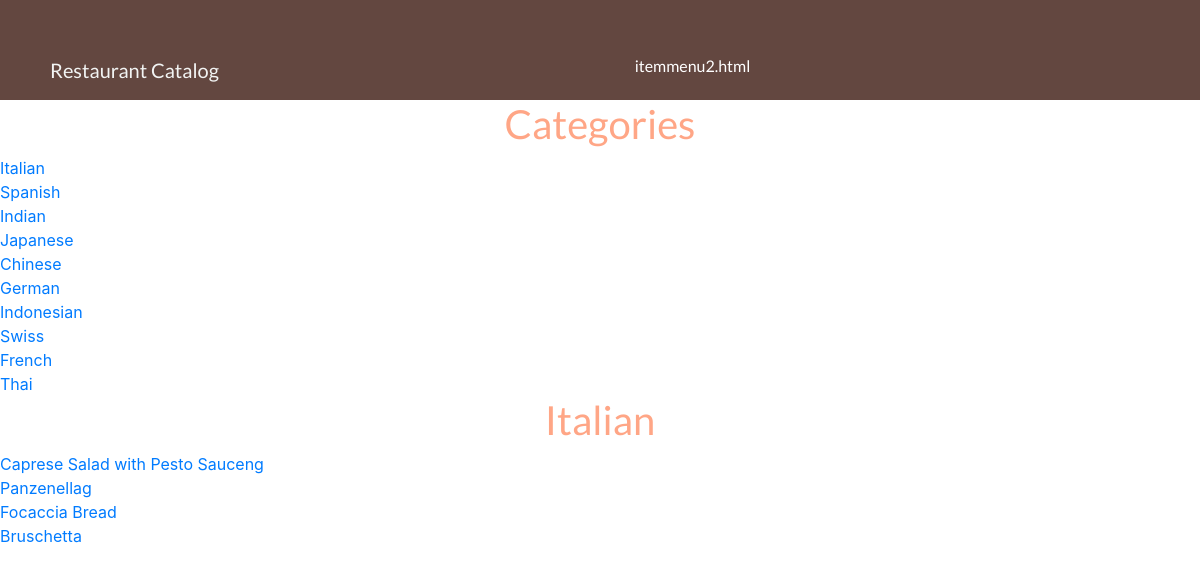
Page /category/1/ on the committed database.
### database_setupwithusers.py (models this page shows, shortened)
class Category(Base):
    __tablename__ = 'category'
    id = Column(Integer, primary_key=True)
    name = Column(String(250), nullable=False)
    user_id = Column(Integer, ForeignKey('user.id'))
    user = relationship(User)

class Item(Base):
    __tablename__ = 'item'
    name = Column(String(80), nullable=False)
    id = Column(Integer, primary_key=True)
    description = Column(String(250))
    category_id = Column(Integer, ForeignKey('category.id'))
    category = relationship(Category)
    user_id = Column(Integer, ForeignKey('user.id'))
    user = relationship(User)
    picture = Column(String(250))

### projectwithusers.py (the view)
@app.route('/category/<int:category_id>/')
def getItems(category_id):
    categorylist = session.query(Category).all()
    category = session.query(Category).filter_by(id=category_id).first()
    items = session.query(Item).filter_by(category_id=category_id).all()
    if login_session.get('access_token') is not None:
        return render_template(
         'additem.html', category=category,
         items=items, category_id=category_id, categorylist=categorylist)
    else:
        return render_template('itemenu2.html',
                               category=category,
                               items=items, category_id=category_id,
                               categorylist=categorylist,
                               STATE=login_session.get('state'))

### templates/itemenu2.html (shortened to what this page needs)
<!DOCTYPE html>
<html lang="en">
<head>
    <link rel="stylesheet" href="https://stackpath.bootstrapcdn.com/bootstrap/4.1.3/css/bootstrap.min.css">
    <link rel="stylesheet" type="text/css" href="{{ url_for('static', filename='css/card.css') }}">
    <link rel="stylesheet" type="text/css" href="{{ url_for('static', filename='css/header.css') }}">
</head>
<body>
	<div class="container-fluid">
		<nav class="navbar ">
		    <span class="navbar-brand mb-0 h1">Restaurant Catalog</span>
		    <h6>itemmenu2.html</h6>
		</nav>
	</div>
	<div class="categorydiv">
		<h1>Categories</h1>
		{% for i in categorylist %}
		<div>
			<a href="{{url_for('getItems', category_id = i.id) }}">{{i.name}}</a>
			<br>
		</div>
		{% endfor %}
	</div>
	<div class="itemdiv">
		<h1>{{category.name}}</h1>
		{% for i in items %}
		<div class="list">
			<a href="{{url_for('getDescription', category_id = category_id ,item_id=i.id) }}">{{i.name}}</a>
		</div>
		{% endfor %}
	</div>
</body>
</html>

### static/css/card.css (style rules this page uses)
h1 { color: #FFA686; text-align: center; font-family: 'Lato', sans-serif; }
h6 { color: white; }

### static/css/header.css (style rules this page uses)
* { margin: 0; padding: 0; }
.navbar, .container-fluid, .row, body #result { width: 100%; margin: 0; padding: 0; margin-right: 0; }
.navbar { height: 90px; background-color: #634740; color: #F2F4F3; padding: 50px; font-family: 'Lato', sans-serif; font-size: 50px; }

### rows in the picture
Category: name "Italian"
Category: name "Spanish"
Category: name "Indian"
Category: name "Japanese"
Category: name "Chinese"
Category: name "German"
Category: name "Indonesian"
Category: name "Swiss"
Category: name "French"
Category: name "Thai"
Item: name "Caprese Salad with Pesto Sauceng"
Item: name "Panzenellag"
Item: name "Focaccia Bread"
Item: name "Bruschetta"
